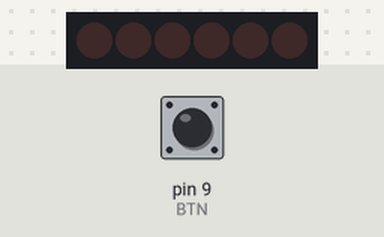
Simulated run of this sketch. Board: Arduino Uno, built with avr-gcc and run on an emulated ATmega328P. Parts: 6×1 LED matrix. Wiring (inferred from the names in the program): charlieplexed LEDs: lines pin 3, pin 7, pin 10. The test bench sets the inputs (shaded band); at power-on: pin 9 (BTN) HIGH. What the sketch prints to the serial monitor is not drawn.

Above: at 1.5 s.
1.6 s: pin 9 (BTN) pulled LOW for 1 s
At 2.9 s:
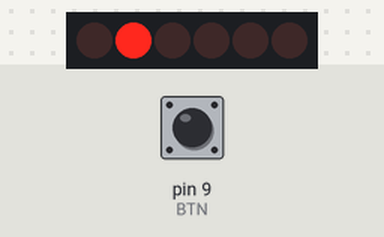
4.1 s: pin 9 (BTN) pulled LOW for 0.15 s
At 5.3 s:
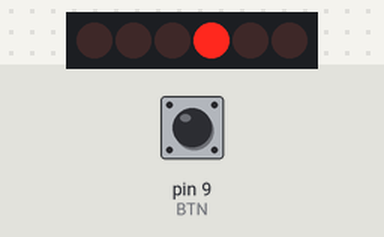
5.7 s: pin 9 (BTN) pulled LOW for 3.2 s
At 10.0 s:
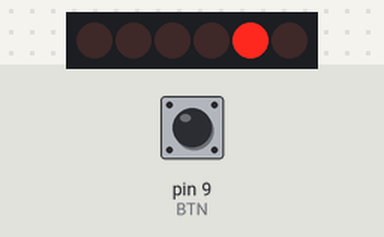
Timing chart, 0 to 11.5 s (numbered marks = the images above; inputs shaded):
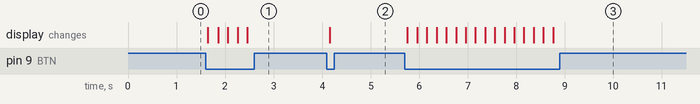

Measured:
- after the input at 1.6 s, the display: first changes at once (image 1 shows a later state)
- after the input at 4.1 s, the display: changes after 0.06 s (image 2)
- after the input at 5.7 s, the display: first changes after 0.06 s (image 3 shows a later state)

The sketch:

GEMS_Ruby_uC_LEDs.ino
```cpp
#define MIC_L 0
#define MIC_R 1
#define LED_A 3
#define LED_B 7
#define LED_C 10
#define CAN_RX 4
#define CAN_TX 5
#define BTN 9
#define US_TRIG 20
#define US_ECHO 21

#define MIC_GAIN 123

#define H 1
#define L 0
#define Z -1

int N = 0;
int inc = 1;
bool key = false;

void setup() {
  Serial.begin(115200);

  pinMode(MIC_L, INPUT);
  pinMode(MIC_R, INPUT);
  pinMode(LED_A, OUTPUT);
  pinMode(LED_B, OUTPUT);
  pinMode(LED_C, OUTPUT);
  pinMode(BTN, INPUT_PULLUP);

  digitalWrite(LED_A, LOW);
  digitalWrite(LED_B, LOW);
  digitalWrite(LED_C, LOW);

  delay(300);
  Serial.println("Ruby LEDs!");
}

void loop() {
  if(!digitalRead(BTN) && key){
    N = N + inc;
    if(N == 1){
      inc = 1;
    }
    else if(N == 6){
      inc = -1;
    }
    single_LED(N);
    key = false;
  }
  else{
    key = true;
  }
  delay(100);
}

void single_LED(int n){
  switch (n){
    case 0:
      setCharlieplex(Z, Z, Z);
    break;
    case 1:
      setCharlieplex(L, H, Z);
    break;
    case 2:
      setCharlieplex(L, Z, H);
    break;
    case 3:
      setCharlieplex(Z, L, H);
    break;
    case 4:
      setCharlieplex(H, L, Z);
    break;
    case 5:
      setCharlieplex(H, Z, L);
    break;
    case 6:
      setCharlieplex(Z, H, L);
    break;
  }
}

void setCharlieplex(int A, int B, int C){
      setCharlieplexPin(LED_A, A);
      setCharlieplexPin(LED_B, B);
      setCharlieplexPin(LED_C, C);
}

void setCharlieplexPin(int X, int S){
  switch (S){
    case L:
      pinMode(X, OUTPUT);
      digitalWrite(X, LOW);
    break;
    case H:
      pinMode(X, OUTPUT);
      digitalWrite(X, HIGH);
    break;
    case Z:
      pinMode(X, INPUT);
    break;
  }
}
```
